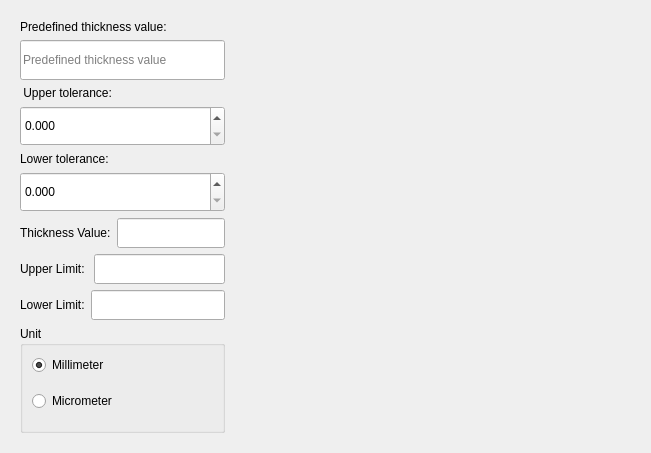
                     <widget class="QWidget" name="SettingParams">
                      <layout class="QHBoxLayout" name="horizontalLayout_8">
                       <item alignment="Qt::AlignTop">
                        <widget class="QWidget" name="widget" native="true">
                         <property name="minimumSize">
                          <size>
                           <width>200</width>
                           <height>0</height>
                          </size>
                         </property>
                         <layout class="QVBoxLayout" name="verticalLayout_4">
                          <item>
                           <widget class="QLabel" name="label_3">
                            <property name="maximumSize">
                             <size>
                              <width>16777215</width>
                              <height>50</height>
                             </size>
                            </property>
                            <property name="text">
                             <string>Predefined thickness value:</string>
                            </property>
                           </widget>
                          </item>
                          <item>
                           <widget class="QLineEdit" name="leThicknessValue">
                            <property name="minimumSize">
                             <size>
                              <width>0</width>
                              <height>40</height>
                             </size>
                            </property>
                            <property name="inputMethodHints">
                             <set>Qt::ImhPreferNumbers</set>
                            </property>
                            <property name="placeholderText">
                             <string>Predefined thickness value</string>
                            </property>
                            <property name="clearButtonEnabled">
                             <bool>true</bool>
                            </property>
                           </widget>
                          </item>
                          <item>
                           <widget class="QLabel" name="label_4">
                            <property name="maximumSize">
                             <size>
                              <width>16777215</width>
                              <height>50</height>
                             </size>
                            </property>
                            <property name="text">
                             <string> Upper tolerance:</string>
                            </property>
                           </widget>
                          </item>
                          <item>
                           <widget class="QDoubleSpinBox" name="sbUpperTolerance">
                            <property name="minimumSize">
                             <size>
                              <width>0</width>
                              <height>40</height>
                             </size>
                            </property>
                            <property name="decimals">
                             <number>3</number>
                            </property>
                            <property name="maximum">
                             <double>1000.000000000000000</double>
                            </property>
                            <property name="singleStep">
                             <double>0.010000000000000</double>
                            </property>
                           </widget>
                          </item>
                          <item>
                           <widget class="QLabel" name="label_6">
                            <property name="maximumSize">
                             <size>
                              <width>16777215</width>
                              <height>50</height>
                             </size>
                            </property>
                            <property name="text">
                             <string>Lower tolerance:</string>
                            </property>
                           </widget>
                          </item>
                          <item>
                           <widget class="QDoubleSpinBox" name="spLowerTolerance">
                            <property name="minimumSize">
                             <size>
                              <width>0</width>
                              <height>40</height>
                             </size>
                            </property>
                            <property name="decimals">
                             <number>3</number>
                            </property>
                            <property name="maximum">
                             <double>999.999000000000024</double>
                            </property>
                            <property name="singleStep">
                             <double>0.010000000000000</double>
                            </property>
                           </widget>
                          </item>
                          <item>
                           <layout class="QHBoxLayout" name="horizontalLayout_9">
                            <item>
                             <widget class="QLabel" name="label_5">
                              <property name="text">
                               <string>Thickness Value:</string>
                              </property>
                              <property name="margin">
                               <number>3</number>
                              </property>
                             </widget>
                            </item>
                            <item>
                             <widget class="QLineEdit" name="leThicknessReadOnly">
                              <property name="minimumSize">
                               <size>
                                <width>0</width>
                                <height>30</height>
                               </size>
                              </property>
                              <property name="readOnly">
                               <bool>true</bool>
                              </property>
                             </widget>
                            </item>
                           </layout>
                          </item>
                          <item>
                           <layout class="QHBoxLayout" name="horizontalLayout_10">
                            <item>
                             <widget class="QLabel" name="label_7">
                              <property name="text">
                               <string>Upper Limit: </string>
                              </property>
                              <property name="margin">
                               <number>3</number>
                              </property>
                             </widget>
                            </item>
                            <item>
                             <widget class="QLineEdit" name="leUpperLimitReadOnly">
                              <property name="minimumSize">
                               <size>
                                <width>0</width>
                                <height>30</height>
                               </size>
                              </property>
                              <property name="readOnly">
                               <bool>true</bool>
                              </property>
                             </widget>
                            </item>
                           </layout>
                          </item>
                          <item>
                           <layout class="QHBoxLayout" name="horizontalLayout_11">
                            <item>
                             <widget class="QLabel" name="label_8">
                              <property name="text">
                               <string>Lower Limit:</string>
                              </property>
                              <property name="margin">
                               <number>3</number>
                              </property>
                             </widget>
                            </item>
                            <item>
                             <widget class="QLineEdit" name="leLowerLimitReadOnly">
                              <property name="minimumSize">
                               <size>
                                <width>0</width>
                                <height>30</height>
                               </size>
                              </property>
                              <property name="readOnly">
                               <bool>true</bool>
                              </property>
                             </widget>
                            </item>
                           </layout>
                          </item>
                          <item>
                           <widget class="QGroupBox" name="groupBox">
                            <property name="title">
                             <string>Unit</string>
                            </property>
                            <layout class="QVBoxLayout" name="verticalLayout">
                             <item>
                              <widget class="QRadioButton" name="rbMilli">
                               <property name="text">
                                <string>Millimeter</string>
                               </property>
                               <property name="checked">
                                <bool>true</bool>
                               </property>
                              </widget>
                             </item>
                             <item>
                              <widget class="QRadioButton" name="rbMicro">
                               <property name="minimumSize">
                                <size>
                                 <width>0</width>
                                 <height>40</height>
                                </size>
                               </property>
                               <property name="text">
                                <string>Micrometer</string>
                               </property>
                              </widget>
                             </item>
                            </layout>
                           </widget>
                          </item>
                         </layout>
                        </widget>
                       </item>
                       <item>
                        <widget class="QWidget" name="widget_2" native="true">
                         <property name="minimumSize">
                          <size>
                           <width>400</width>
                           <height>0</height>
                          </size>
                         </property>
                         <layout class="QVBoxLayout" name="verticalLayout_5">
                          <item>
                           <widget class="QLabel" name="label_9">
                            <property name="sizePolicy">
                             <sizepolicy hsizetype="Expanding" vsizetype="Expanding">
                              <horstretch>0</horstretch>
                              <verstretch>0</verstretch>
                             </sizepolicy>
                            </property>
                            <property name="maximumSize">
                             <size>
                              <width>16777215</width>
                              <height>16777215</height>
                             </size>
                            </property>
                            <property name="text">
                             <string/>
                            </property>
                            <property name="pixmap">
                             <pixmap>D:/POLAR/imageForGui.PNG</pixmap>
                            </property>
                            <property name="scaledContents">
                             <bool>true</bool>
                            </property>
                           </widget>
                          </item>
                         </layout>
                        </widget>
                       </item>
                      </layout>
                     </widget>
